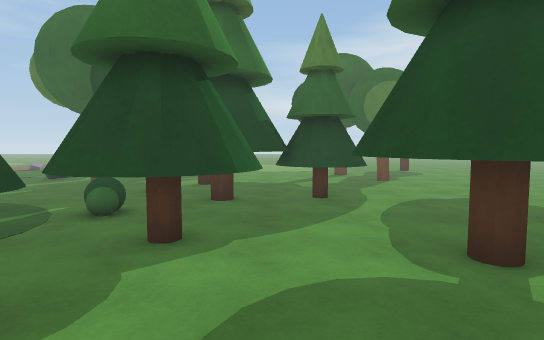
view 1 (above)

24 first-person views from a walk through a 3-D level made in the Unity game engine. The camera is 1.5 m above the floor, tilts 4° down and sees 80° across. The floor is counted in squares, 1 m on a side. Each view is taken from the middle of a square. On the plan, view 1 faces up. The plan holds only what a view shows up to about 15 squares ahead; the rest is blank. The place goes on beyond the plan. Some animated figures are left out. Surface patterns are stand-ins for the level's own textures.

view 2
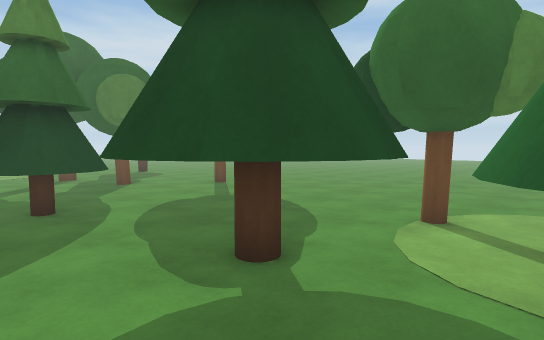

view 3
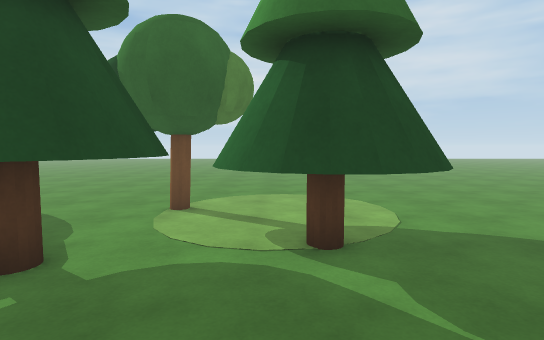

view 4
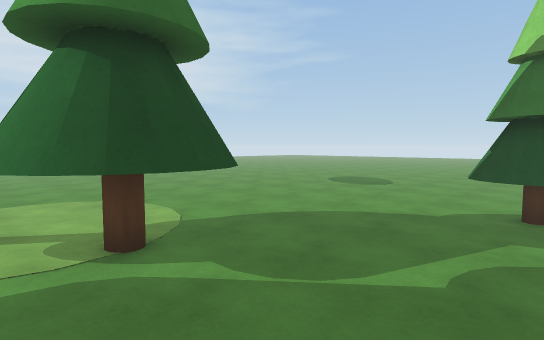

view 5
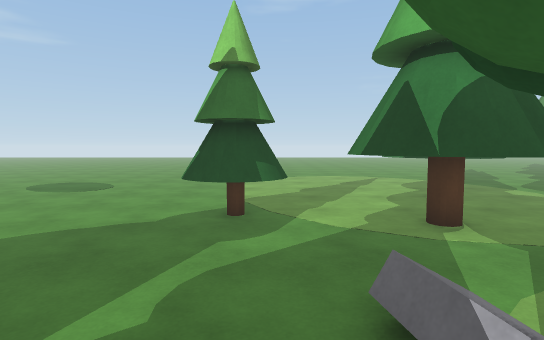

view 6
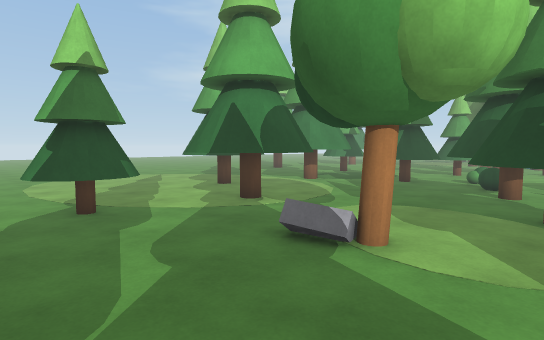

view 7
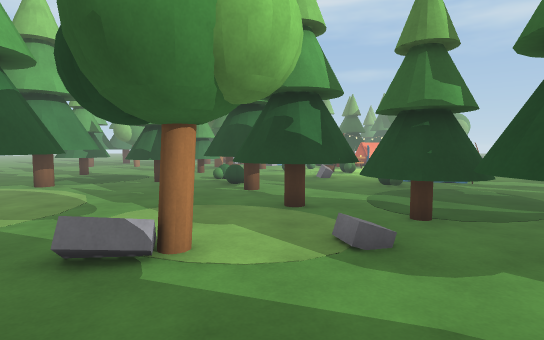

view 8
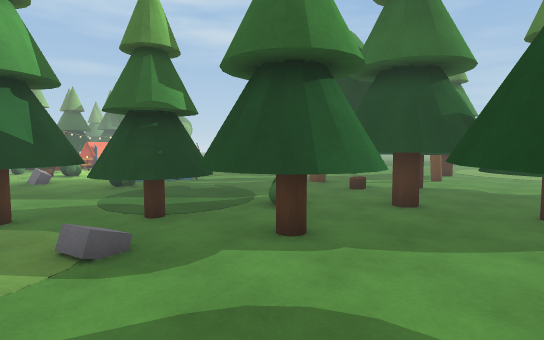

view 9
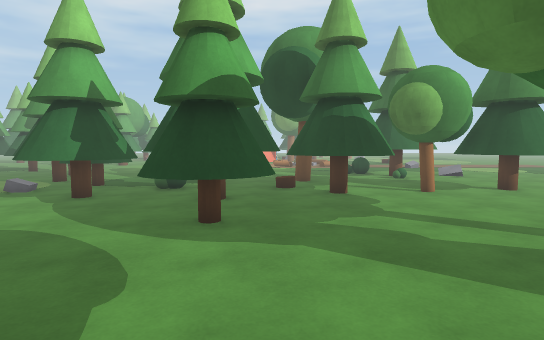

view 10
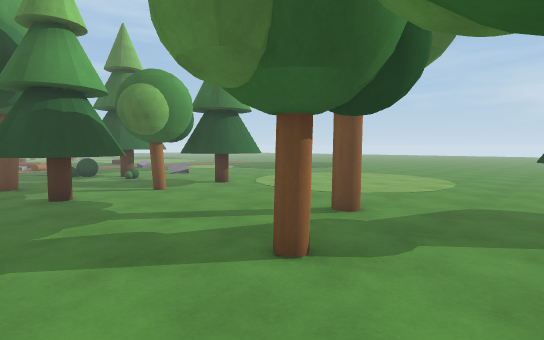

view 11
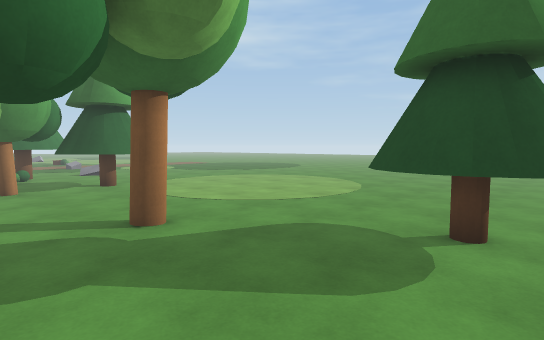

view 12
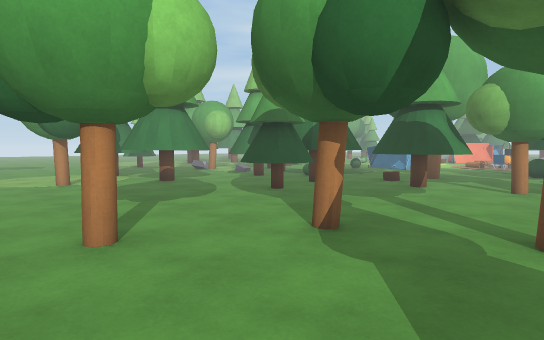

view 13
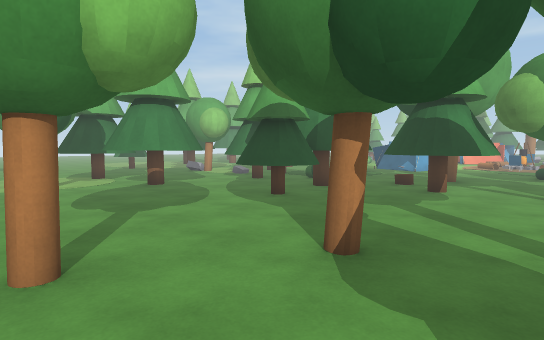

view 14
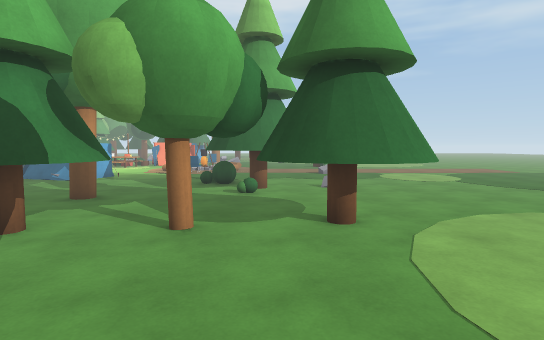

view 15
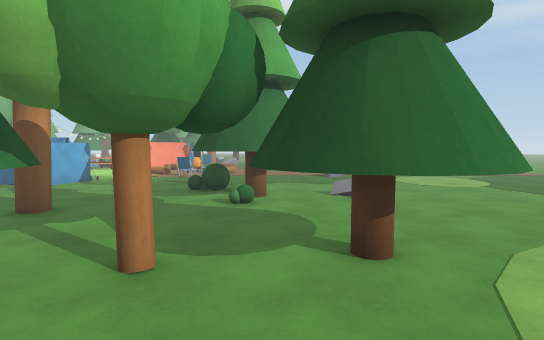

view 16
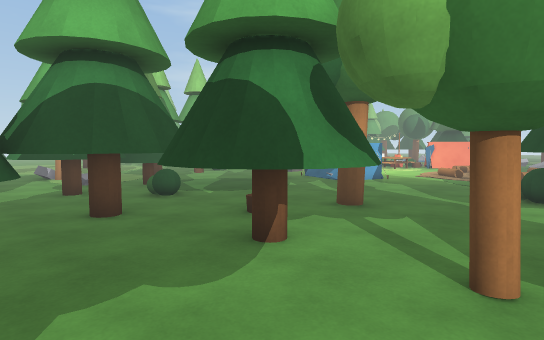

view 17
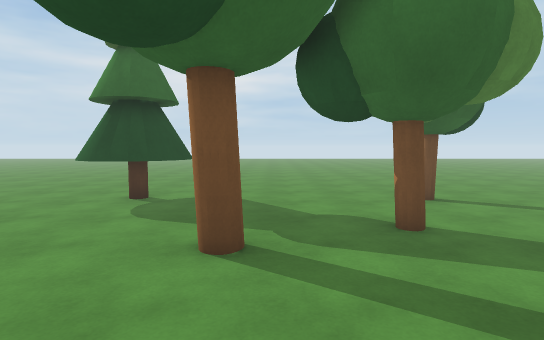

view 18
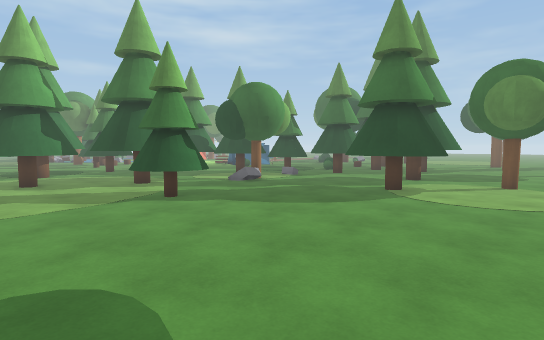

view 19
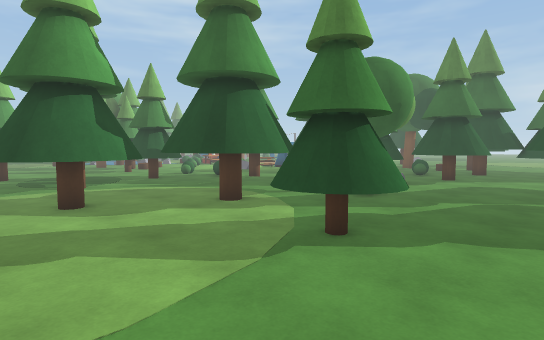

view 20
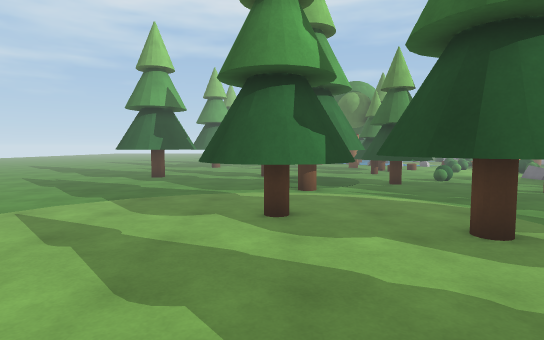

view 21
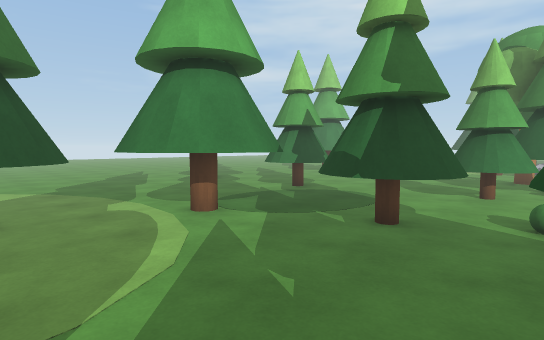

view 22
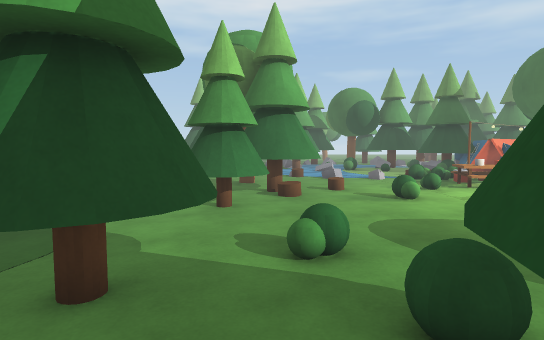

view 23
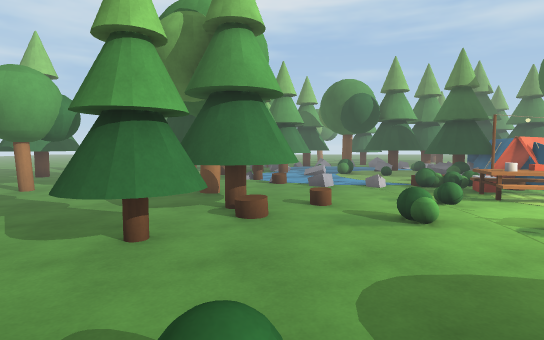

view 24
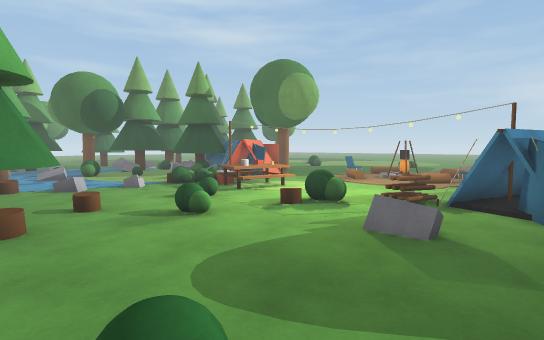

### Floor plan
Key: @ floor where view 1 was taken; . floor; / step, stairs or slope; ~ water the walk can cross; O other object.
Columns run from 31 left of view 1 to 10 right of it. Each row starts with its distance up from view 1.
 21                       O....OO.........OOO
 20                  ......... OOO........OOOO
 19                  ....OOO..OOOO..........O.
 18                  ... .O.O. OOO.....O......
 17                   ..  O.O.................
 16                   ..O OO....O.............
 15                     ........OO......O.....
 14              O /O..........OOOO.....O.....
 13              O /O........O.OOOO........O..
 12             .. /........OO. OO.........O..
 11             .. ..............OOOOO........
 10     OOO     .. ...O.........OOOOOOO.......
  9     OOOOO.. .....OOO........OOOOOOO.......
  8     O OO OO.... .OOO.......O OOO..........
  7        OOOO.... OOOO.......O OO...........
  6        OOOO..OO...O.O.......OOOO.OOO......
  5        O.....OO.......... OOOOOOOOOOO.....
  4      .~...O.....OO....... OOOOO.O.O.O.....
  3    ..~~.................O OO.....OOO..O...
  2  O ~~~~.....O........   OOO.......OO......
  1 OO~~~~ ............. OO OOO.......OOO.....
  0 OO~~ ~.....O.......O  OO O..O..@.OOOOO....
 -1     O ....OOO....OO.OOOO....OO....OOO.....
 -2     O ...  OOOO..............O............
 -3       ..OOOOOOOO..OOO.....................
 -4      O ...... OO..OOO.... OOO.............
 -5      O  .......... OO....OOOO.OO..........
 -6          ...........OOO..OOOO.OOO.........
 -7           .........O.OO..OOOO.OOO.........
 -8          ......OO..OOOO.OOO...............
 -9        .O.. .. OO.. OOOOOOO..............
-10       ..O      OO...  ..OOO.............
-11       ..        .........................

Positions as (right, up) in squares from view 1, and headings:
1: (0, 0), facing up
2: (0, 1), facing up-right
3: (-1, 1), facing right
4: (-1, 2), facing down-right
5: (-1, 1), facing down
6: (2, 2), facing down-left
7: (2, 1), facing left
8: (2, 1), facing up-left
9: (8, 11), facing left
10: (8, 11), facing up-left
11: (10, 15), facing up-left
12: (10, 18), facing down-left
13: (9, 17), facing down-left
14: (3, 18), facing left
15: (1, 18), facing left
16: (1, 17), facing down-left
17: (-1, 17), facing right
18: (9, -11), facing up-left
19: (3, -11), facing up-left
20: (1, -9), facing left
21: (-6, -1), facing down-left
22: (-9, -2), facing left
23: (-12, -1), facing left
24: (-12, -2), facing up-left
